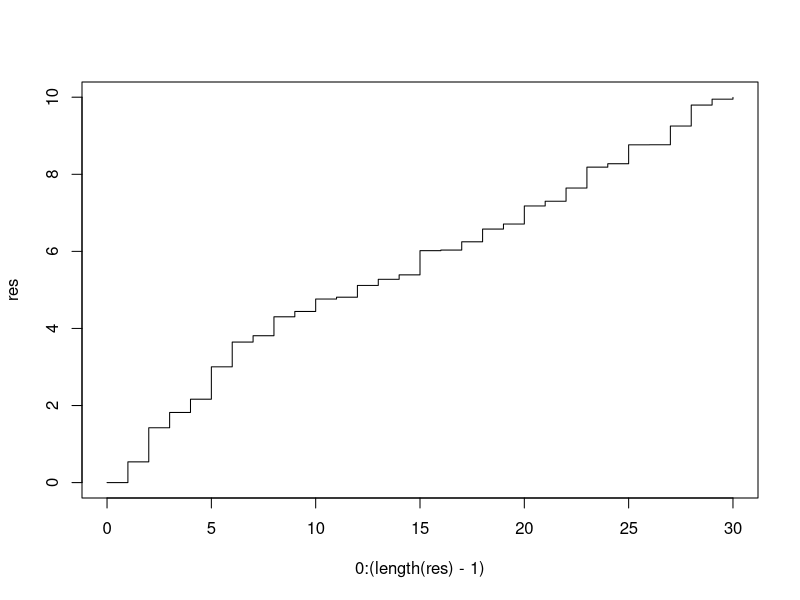
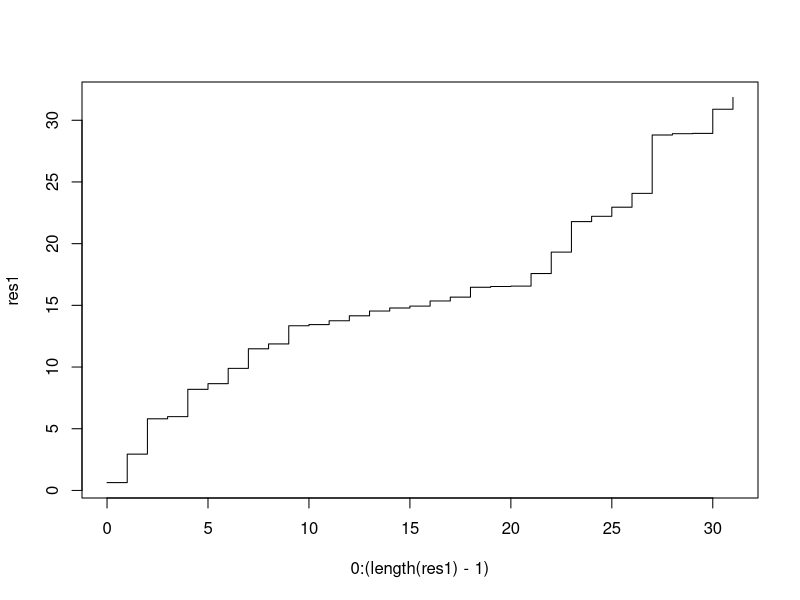
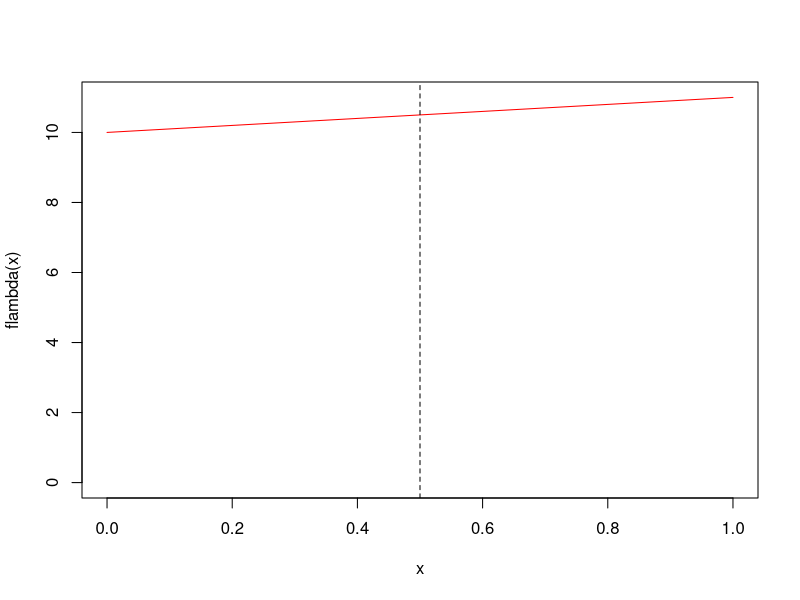
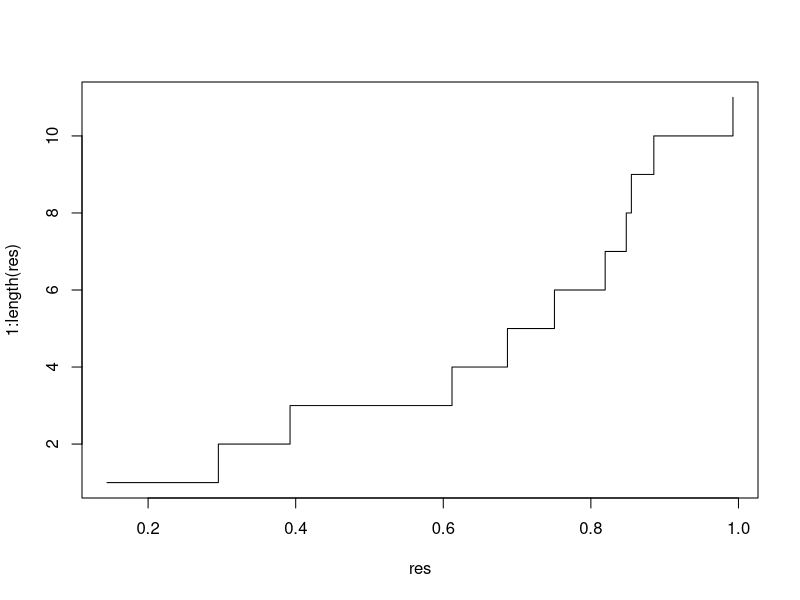

R code for these plots, in order:
# Procesos de Poisson homogengeos
pph <- function(T, lambda){
  t <- 0
  I <- 0
  S <- c()
  while(t < T){
    I <- I + 1
    S[I] <- t
    t <- t + (-1/lambda)*log(runif(1))
  }
  return(S)
}
res <- pph(10,lambda=3)
plot(0:(length(res)-1), res, type='s')

pph2 <- function(T, lambda){
  N <- rpois(1, lambda = T*lambda)
  t <- sort(N*runif(N))
  return(t)
}

res1 <- pph2(10,lambda=3)
plot(0:(length(res1)-1), res1, type='s')


# Procesos de Poisson no homogengeos
flambda <- function(s){
  return(10 + s)
}

x <- seq(0, 1, by =0.01)
plot(x,flambda(x),type='l', col='red',ylim=c(0,11))
abline(v=0.5, lty = 2)

lambda_j <- function(t){
  if(t<=0.5){
    return(10.5)
  }else{
    return(11)
  }
}

ppnh <- function(T, n){ # n es el numero de particiones para el tiempo
ti <- seq(0, T, length.out = (n+1))[-1] # Genera la particion y elimino el primer elemento que es 0.
lambda_i <- flambda(ti)
t <- I <- 0
J <- 1
S <- c()
X <- (-1/lambda_i[J])*log(runif(1))
while(J <= n){
if((t + X > ti[J]) && (J == n)){
break
} else if((t + X > ti[J]) && (J < (n+1))){
X <- (X - ti[J] + t)*lambda_i[J]/lambda_i[J+1] # En el libro esta mal
t <- ti[J]
J <- J + 1
} else if(t + X <= ti[J]){
t <- t + X
if (runif(1) <= flambda(t)/lambda_i[J]){
I <- I + 1
S[I] <- t
}
X <- (-1/lambda_i[J])*log(runif(1))
}
}
return(S)
}

res <- ppnh(1,8)
plot(res,1:length(res),type='s')
